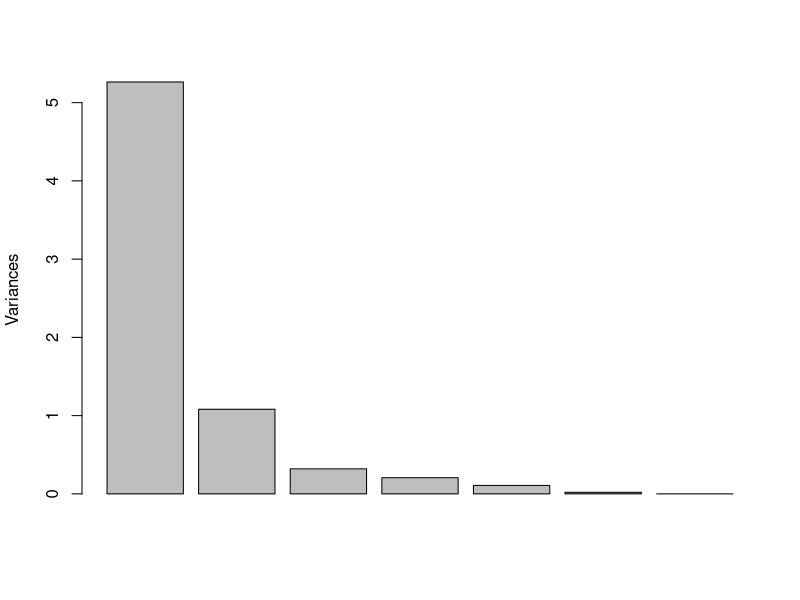
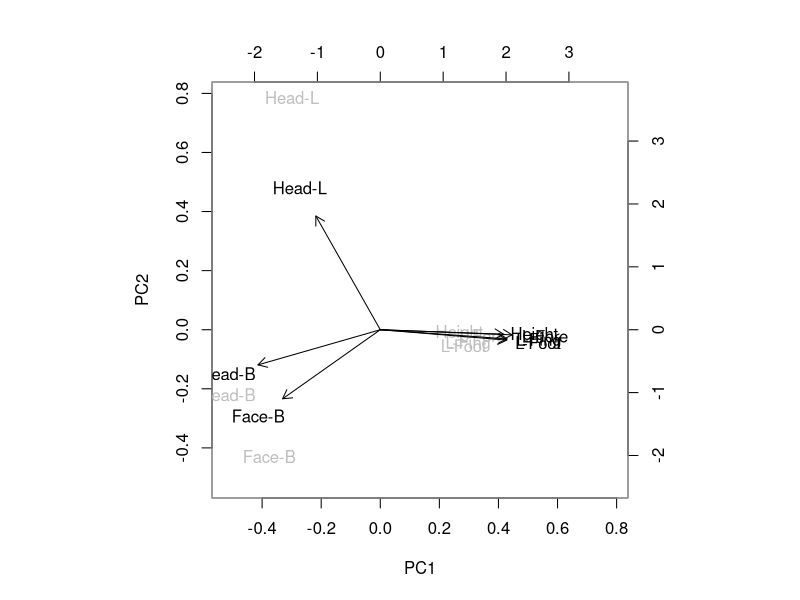

These charts were generated, in order, by the following R code:
###############################################
#####    PRINCIPAL COMPONENTS ANALYSIS    #####
#####        EXERCISE AND SOLUTION        #####
###############################################

# Find the principal components of the following
# correlation matrix given by MacDonnell (1902)
# from measurements of seven physical charac-
# teristics in each of 3000 convicted criminals.

# How would you interpret the derived components?

# Head length           1.000
# Head breadth          0.402 1.000
# Face breadth          0.396 0.618 1.000
# Left finger length    0.301 0.150 0.321 1.000
# Left forearm length   0.305 0.135 0.289 0.846 1.000
# Left foot length      0.339 0.206 0.363 0.759 0.797 1.000
# Height                0.340 0.183 0.345 0.661 0.800 0.736 1.000

# read names of variables into vector
crim.var.labels <- c("Head-L","Head-B","Face-B",
                     "L-Fing","L-Fore","L-Foot",
                     "Height")

# read in the correlation data as a vector
cc <- c(
  1.000, 0.402, 0.396, 0.301, 0.305, 0.339, 0.340,
  0.402, 1.000, 0.618, 0.150, 0.135, 0.206, 0.183,
  0.396, 0.618, 1.000, 0.321, 0.289, 0.363, 0.345,
  0.301, 0.150, 0.321, 1.000, 0.846, 0.759, 0.661,
  0.305, 0.135, 0.289, 0.846, 1.000, 0.797, 0.800,
  0.339, 0.206, 0.363, 0.759, 0.797, 1.000, 0.736,
  0.340, 0.183, 0.345, 0.661, 0.800, 0.736, 1.000)

# put it in a matrix form
crimcorr <- matrix(cc, nrow = 7, byrow = TRUE)
crimcorr

# set row, col names to be variable names
rownames(crimcorr) <- crim.var.labels
colnames(crimcorr) <- crim.var.labels

# look at crimcorr again
crimcorr

# run the PCA on the correlation matrix w/ princomp()
# note that scores are true by default anyway
crm_pca <- princomp(crimcorr, 
                    cor=TRUE, 
                    scores=TRUE)

print(crm_pca)

# empty cells are close to zero
# in value
summary(crm_pca, loadings=TRUE)

# use prcomp() function
# get same results
crim_pca <- prcomp(crimcorr, scale = TRUE)
# look at results
print(crim_pca)
summary(crim_pca)

# linear combination for first PC is
a1 <- crim_pca$rotation[,1]
a1

# we extract the first PC from all pre-
# computed principal components:
predict(crim_pca)[,1]

# Seems clear that Head Breadth and Face
# Breadth have the most weight in computing
# criminal's individual scores on the first
# principal component which accounts for
# 75% of the variance in the correlation
# matrix

# The first two components account for 90% 
# of the variance. A barplot of each compo-
# nent's variance shows how the first, and,
# to a lesser extent, the first two
# components dominate:
plot(crim_pca, main = "")

# seems that head size dimensions have
# the strongest relationships "explaining"
# criminal behavior (convictions).

# we call a biplot
biplot(crim_pca, 
       col = c("gray", "black"))


# Biplot confirms conclusions: Head-Breadth
# and Face-Breadth dominate the variables in
# explaining criminal behavior (convictions)

